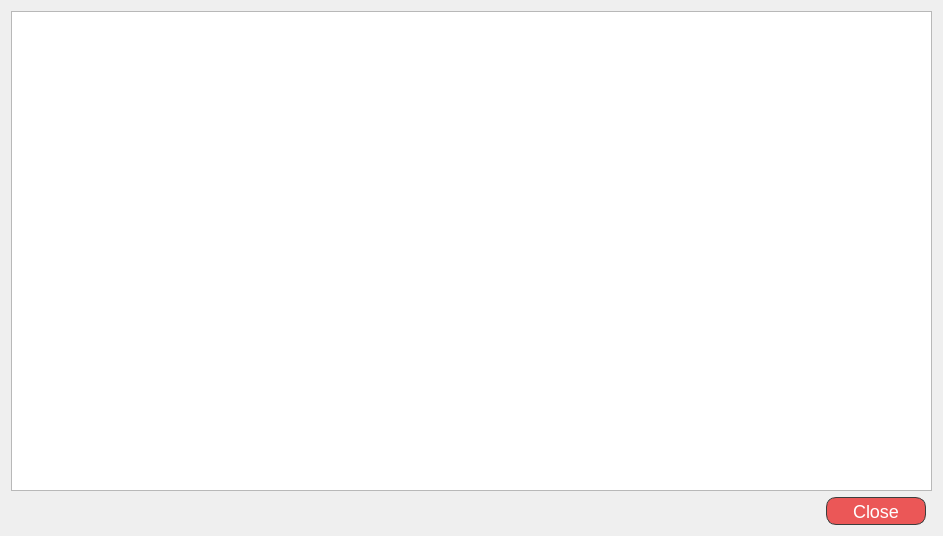
<?xml version="1.0" encoding="UTF-8"?>
<ui version="4.0">
 <class>TextBrowserDialog</class>
 <widget class="QWidget" name="TextBrowserDialog">
  <property name="geometry">
   <rect>
    <x>0</x>
    <y>0</y>
    <width>943</width>
    <height>536</height>
   </rect>
  </property>
  <property name="windowTitle">
   <string>Form</string>
  </property>
  <layout class="QGridLayout" name="gridLayout">
   <item row="0" column="0" colspan="3">
    <widget class="QTextBrowser" name="textBrowser">
     <property name="readOnly">
      <bool>true</bool>
     </property>
     <property name="html">
      <string>&lt;!DOCTYPE HTML PUBLIC &quot;-//W3C//DTD HTML 4.0//EN&quot; &quot;http://www.w3.org/TR/REC-html40/strict.dtd&quot;&gt;
&lt;html&gt;&lt;head&gt;&lt;meta name=&quot;qrichtext&quot; content=&quot;1&quot; /&gt;&lt;style type=&quot;text/css&quot;&gt;
p, li { white-space: pre-wrap; }
&lt;/style&gt;&lt;/head&gt;&lt;body style=&quot; font-family:'Source Sans Pro'; font-size:12pt; font-weight:400; font-style:normal;&quot;&gt;
&lt;p style=&quot;-qt-paragraph-type:empty; margin-top:0px; margin-bottom:0px; margin-left:0px; margin-right:0px; -qt-block-indent:0; text-indent:0px;&quot;&gt;&lt;br /&gt;&lt;/p&gt;&lt;/body&gt;&lt;/html&gt;</string>
     </property>
    </widget>
   </item>
   <item row="1" column="0">
    <spacer name="horizontalSpacer">
     <property name="orientation">
      <enum>Qt::Horizontal</enum>
     </property>
     <property name="sizeHint" stdset="0">
      <size>
       <width>750</width>
       <height>20</height>
      </size>
     </property>
    </spacer>
   </item>
   <item row="1" column="1">
    <widget class="QPushButton" name="closeButton">
     <property name="minimumSize">
      <size>
       <width>100</width>
       <height>28</height>
      </size>
     </property>
     <property name="styleSheet">
      <string notr="true">QPushButton
{
	background: #EB5757;
	border: 1px solid #3B3E3D;
	border-radius: 10px;
	font-size: 18px;
	color: #FFFFFF;
}

QPushButton:hover
{
	background: #F87E7E;
	border: 1px solid #3B3E3D;
}</string>
     </property>
     <property name="text">
      <string>Close</string>
     </property>
    </widget>
   </item>
  </layout>
 </widget>
 <resources/>
 <connections/>
</ui>
